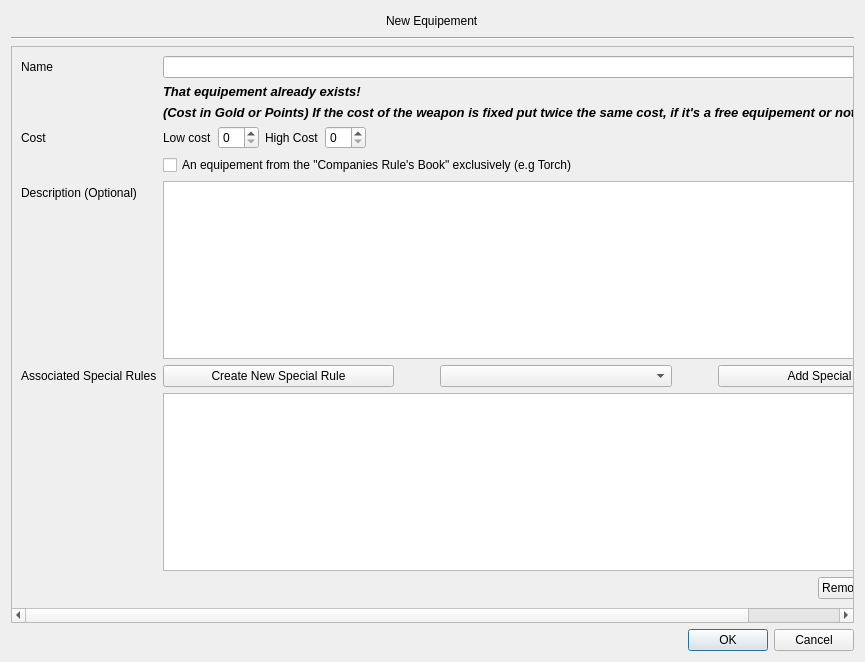
<?xml version="1.0" encoding="UTF-8"?>
<ui version="4.0">
 <class>Dialog</class>
 <widget class="QDialog" name="Dialog">
  <property name="geometry">
   <rect>
    <x>0</x>
    <y>0</y>
    <width>865</width>
    <height>662</height>
   </rect>
  </property>
  <property name="windowTitle">
   <string>Dialog</string>
  </property>
  <layout class="QVBoxLayout" name="verticalLayout_3">
   <item>
    <layout class="QHBoxLayout" name="horizontalLayout">
     <item>
      <spacer name="horizontalSpacer_2">
       <property name="orientation">
        <enum>Qt::Horizontal</enum>
       </property>
       <property name="sizeHint" stdset="0">
        <size>
         <width>40</width>
         <height>20</height>
        </size>
       </property>
      </spacer>
     </item>
     <item>
      <widget class="QLabel" name="titleLabel">
       <property name="text">
        <string>New Equipement</string>
       </property>
      </widget>
     </item>
     <item>
      <spacer name="horizontalSpacer_3">
       <property name="orientation">
        <enum>Qt::Horizontal</enum>
       </property>
       <property name="sizeHint" stdset="0">
        <size>
         <width>40</width>
         <height>20</height>
        </size>
       </property>
      </spacer>
     </item>
    </layout>
   </item>
   <item>
    <widget class="Line" name="line">
     <property name="orientation">
      <enum>Qt::Horizontal</enum>
     </property>
    </widget>
   </item>
   <item>
    <widget class="QScrollArea" name="scrollArea">
     <property name="widgetResizable">
      <bool>true</bool>
     </property>
     <widget class="QWidget" name="scrollAreaWidgetContents">
      <property name="geometry">
       <rect>
        <x>0</x>
        <y>0</y>
        <width>839</width>
        <height>549</height>
       </rect>
      </property>
      <property name="maximumSize">
       <size>
        <width>16777215</width>
        <height>710</height>
       </size>
      </property>
      <layout class="QFormLayout" name="formLayout">
       <property name="fieldGrowthPolicy">
        <enum>QFormLayout::AllNonFixedFieldsGrow</enum>
       </property>
       <item row="0" column="0">
        <widget class="QLabel" name="nameLabel">
         <property name="text">
          <string>Name</string>
         </property>
        </widget>
       </item>
       <item row="0" column="1">
        <layout class="QHBoxLayout" name="nameLayout">
         <item>
          <widget class="QLineEdit" name="nameInput">
           <property name="enabled">
            <bool>true</bool>
           </property>
           <property name="inputMask">
            <string/>
           </property>
           <property name="text">
            <string/>
           </property>
          </widget>
         </item>
         <item>
          <widget class="QLabel" name="helperName">
           <property name="font">
            <font>
             <pointsize>10</pointsize>
             <italic>true</italic>
             <underline>false</underline>
            </font>
           </property>
           <property name="text">
            <string>(e.g. Spear)</string>
           </property>
          </widget>
         </item>
        </layout>
       </item>
       <item row="2" column="1">
        <widget class="QLabel" name="label_3">
         <property name="font">
          <font>
           <pointsize>10</pointsize>
           <weight>75</weight>
           <italic>true</italic>
           <bold>true</bold>
          </font>
         </property>
         <property name="text">
          <string>(Cost in Gold or Points) If the cost of the weapon is fixed put twice the same cost, if it's a free equipement or not specified let 0.</string>
         </property>
        </widget>
       </item>
       <item row="3" column="0">
        <widget class="QLabel" name="pointsLabel">
         <property name="text">
          <string>Cost</string>
         </property>
        </widget>
       </item>
       <item row="3" column="1">
        <layout class="QHBoxLayout" name="horizontalLayout_7">
         <item>
          <widget class="QLabel" name="label">
           <property name="font">
            <font>
             <weight>50</weight>
             <italic>false</italic>
             <bold>false</bold>
            </font>
           </property>
           <property name="text">
            <string>Low cost</string>
           </property>
           <property name="textFormat">
            <enum>Qt::AutoText</enum>
           </property>
          </widget>
         </item>
         <item>
          <widget class="QSpinBox" name="lowCostSpinBox"/>
         </item>
         <item>
          <widget class="QLabel" name="label_2">
           <property name="font">
            <font>
             <weight>50</weight>
             <italic>false</italic>
             <bold>false</bold>
            </font>
           </property>
           <property name="text">
            <string>High Cost</string>
           </property>
          </widget>
         </item>
         <item>
          <widget class="QSpinBox" name="highCostSpinBox"/>
         </item>
         <item>
          <spacer name="horizontalSpacer_9">
           <property name="orientation">
            <enum>Qt::Horizontal</enum>
           </property>
           <property name="sizeHint" stdset="0">
            <size>
             <width>40</width>
             <height>20</height>
            </size>
           </property>
          </spacer>
         </item>
        </layout>
       </item>
       <item row="5" column="1">
        <widget class="QCheckBox" name="isExtraCheckBox">
         <property name="text">
          <string>An equipement from the &quot;Companies Rule's Book&quot; exclusively (e.g Torch)</string>
         </property>
        </widget>
       </item>
       <item row="6" column="0">
        <widget class="QLabel" name="descriptionLabel">
         <property name="text">
          <string>Description (Optional)</string>
         </property>
        </widget>
       </item>
       <item row="6" column="1">
        <widget class="QPlainTextEdit" name="descriptionPlainTextEdit"/>
       </item>
       <item row="7" column="1">
        <layout class="QHBoxLayout" name="horizontalLayout_2">
         <item>
          <widget class="QPushButton" name="createNewSpecialRuleButton">
           <property name="text">
            <string>Create New Special Rule</string>
           </property>
          </widget>
         </item>
         <item>
          <spacer name="horizontalSpacer_4">
           <property name="orientation">
            <enum>Qt::Horizontal</enum>
           </property>
           <property name="sizeType">
            <enum>QSizePolicy::Minimum</enum>
           </property>
           <property name="sizeHint" stdset="0">
            <size>
             <width>40</width>
             <height>20</height>
            </size>
           </property>
          </spacer>
         </item>
         <item>
          <widget class="QComboBox" name="specialRulesComboBox">
           <property name="font">
            <font>
             <underline>false</underline>
            </font>
           </property>
           <property name="styleSheet">
            <string notr="true"/>
           </property>
           <property name="minimumContentsLength">
            <number>0</number>
           </property>
          </widget>
         </item>
         <item>
          <spacer name="horizontalSpacer">
           <property name="orientation">
            <enum>Qt::Horizontal</enum>
           </property>
           <property name="sizeType">
            <enum>QSizePolicy::Minimum</enum>
           </property>
           <property name="sizeHint" stdset="0">
            <size>
             <width>40</width>
             <height>20</height>
            </size>
           </property>
          </spacer>
         </item>
         <item>
          <widget class="QPushButton" name="addSpecialRuleButton">
           <property name="enabled">
            <bool>true</bool>
           </property>
           <property name="text">
            <string>Add Special Rule</string>
           </property>
          </widget>
         </item>
        </layout>
       </item>
       <item row="7" column="0">
        <widget class="QLabel" name="label_4">
         <property name="text">
          <string>Associated Special Rules</string>
         </property>
        </widget>
       </item>
       <item row="9" column="1">
        <layout class="QHBoxLayout" name="horizontalLayout_3">
         <item>
          <spacer name="horizontalSpacer_5">
           <property name="orientation">
            <enum>Qt::Horizontal</enum>
           </property>
           <property name="sizeHint" stdset="0">
            <size>
             <width>40</width>
             <height>20</height>
            </size>
           </property>
          </spacer>
         </item>
         <item>
          <widget class="QPushButton" name="removeSpecialRuleButton">
           <property name="text">
            <string>Remove Selected Rule</string>
           </property>
          </widget>
         </item>
        </layout>
       </item>
       <item row="8" column="1">
        <widget class="QListWidget" name="specialRulesListWidget"/>
       </item>
       <item row="1" column="1">
        <widget class="QLabel" name="hintName">
         <property name="font">
          <font>
           <pointsize>10</pointsize>
           <weight>75</weight>
           <italic>true</italic>
           <bold>true</bold>
           <underline>false</underline>
          </font>
         </property>
         <property name="text">
          <string>That equipement already exists!</string>
         </property>
        </widget>
       </item>
      </layout>
     </widget>
    </widget>
   </item>
   <item>
    <widget class="QDialogButtonBox" name="buttonBox">
     <property name="orientation">
      <enum>Qt::Horizontal</enum>
     </property>
     <property name="standardButtons">
      <set>QDialogButtonBox::Cancel|QDialogButtonBox::Ok</set>
     </property>
    </widget>
   </item>
  </layout>
 </widget>
 <resources/>
 <connections>
  <connection>
   <sender>buttonBox</sender>
   <signal>accepted()</signal>
   <receiver>Dialog</receiver>
   <slot>checkFormAndSave()</slot>
   <hints>
    <hint type="sourcelabel">
     <x>254</x>
     <y>735</y>
    </hint>
    <hint type="destinationlabel">
     <x>157</x>
     <y>274</y>
    </hint>
   </hints>
  </connection>
  <connection>
   <sender>buttonBox</sender>
   <signal>rejected()</signal>
   <receiver>Dialog</receiver>
   <slot>confirmQuit()</slot>
   <hints>
    <hint type="sourcelabel">
     <x>322</x>
     <y>735</y>
    </hint>
    <hint type="destinationlabel">
     <x>286</x>
     <y>274</y>
    </hint>
   </hints>
  </connection>
  <connection>
   <sender>addSpecialRuleButton</sender>
   <signal>clicked()</signal>
   <receiver>Dialog</receiver>
   <slot>addSpecialRule()</slot>
   <hints>
    <hint type="sourcelabel">
     <x>791</x>
     <y>413</y>
    </hint>
    <hint type="destinationlabel">
     <x>469</x>
     <y>369</y>
    </hint>
   </hints>
  </connection>
  <connection>
   <sender>createNewSpecialRuleButton</sender>
   <signal>clicked()</signal>
   <receiver>Dialog</receiver>
   <slot>createSpecialRule()</slot>
   <hints>
    <hint type="sourcelabel">
     <x>280</x>
     <y>413</y>
    </hint>
    <hint type="destinationlabel">
     <x>469</x>
     <y>369</y>
    </hint>
   </hints>
  </connection>
  <connection>
   <sender>removeSpecialRuleButton</sender>
   <signal>clicked()</signal>
   <receiver>Dialog</receiver>
   <slot>removeSpecialRule()</slot>
   <hints>
    <hint type="sourcelabel">
     <x>824</x>
     <y>657</y>
    </hint>
    <hint type="destinationlabel">
     <x>469</x>
     <y>369</y>
    </hint>
   </hints>
  </connection>
  <connection>
   <sender>nameInput</sender>
   <signal>editingFinished()</signal>
   <receiver>Dialog</receiver>
   <slot>checkNameNotExists()</slot>
   <hints>
    <hint type="sourcelabel">
     <x>478</x>
     <y>83</y>
    </hint>
    <hint type="destinationlabel">
     <x>432</x>
     <y>330</y>
    </hint>
   </hints>
  </connection>
 </connections>
 <slots>
  <slot>checkFormAndSave()</slot>
  <slot>confirmQuit()</slot>
  <slot>addSpecialRule()</slot>
  <slot>createSpecialRule()</slot>
  <slot>removeSpecialRule()</slot>
  <slot>checkNameNotExists()</slot>
 </slots>
</ui>
